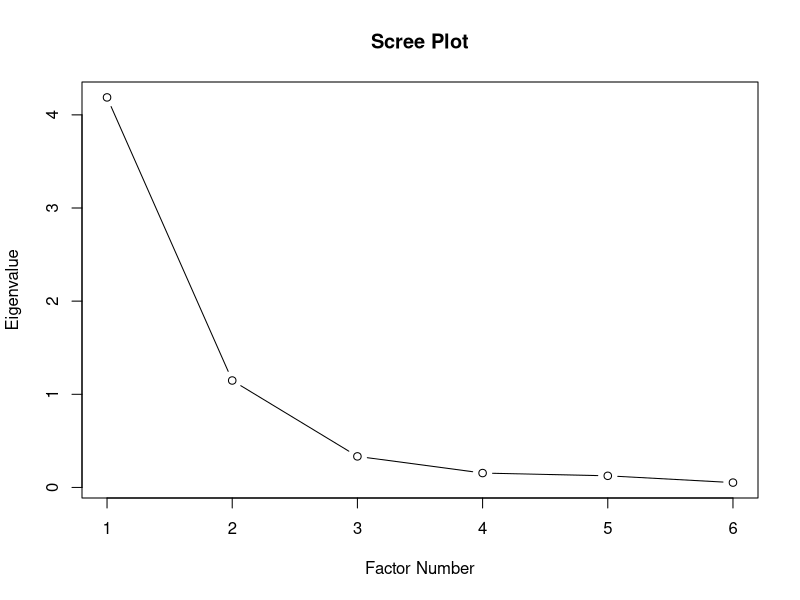

Recreate this plot in R.
# Load dataset
data("mtcars")

# Select variables
data_fa <- mtcars[,c("mpg","disp","hp","drat","wt","qsec")]

# Standardize data
data_scaled <- scale(data_fa)

# Correlation matrix
cor_matrix <- cor(data_scaled)
print("Correlation Matrix:")
print(cor_matrix)

# Eigen Values
eigen_values <- eigen(cor_matrix)$values
print("Eigenvalues: ")
print(eigen_values)

# Scree Plot
plot(eigen_values,
     type = "b",
     main= "Scree Plot",
     xlab= "Factor Number",
     ylab = "Eigenvalue")

# Perform Factor Analysis
fa_result <- factanal(data_scaled, factors = 2, rotation = "varimax")
print(fa_result)

# Extract factor loadings
loadings_matrix <- as.matrix(fa_result$loadings)

# Compute communalities
communalities <- rowSums(loadings_matrix^2)

# Extract specific variance (uniqueness)
specific_variance <- fa_result$uniquenesses

# Create final factor analysis table
fa_table <- cbind(loadings_matrix,
                  Communality = communalities,
                  Specific_Variance = specific_variance)
print("Final Factor Analysis Table: ")
print(round(fa_table,3))
